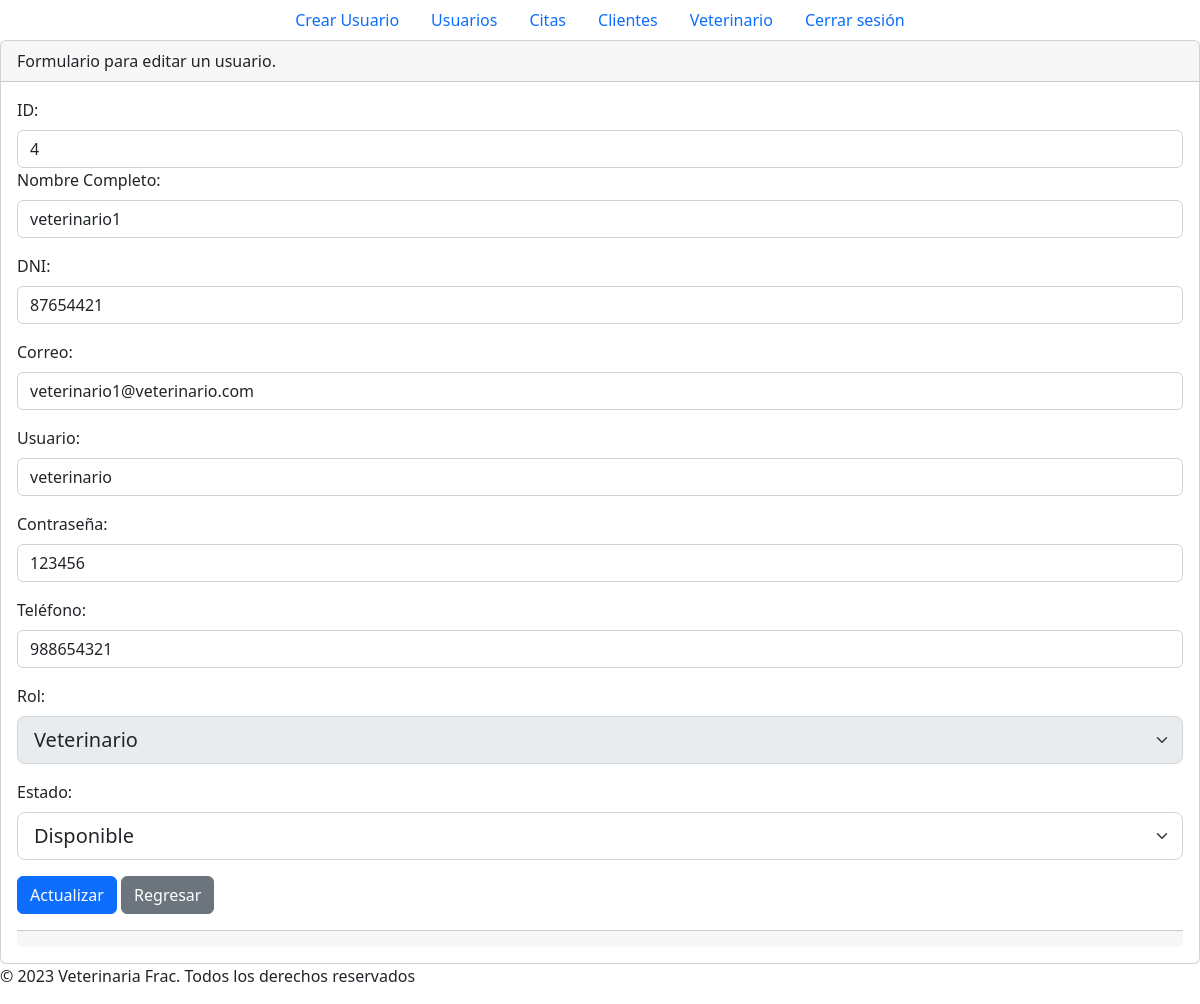
Page /secciones/veterinario/editar.php?id=1 on the committed database.
### tables this page shows
CREATE TABLE `persona` (
  `id` int(8) NOT NULL,
  `nombre` varchar(255) NOT NULL,
  `dni` int(8) NOT NULL,
  `correo` varchar(255) NOT NULL,
  `usuario` varchar(255) NOT NULL,
  `contrasenia` varchar(255) NOT NULL,
  `telefono` int(9) NOT NULL,
  `rol` varchar(255) NOT NULL,
  `estado` tinyint(1) NOT NULL
);

### secciones/veterinario/editar.php (the view, shortened to what this page needs)
<?php include("../../plantillas/header.php")?>
<?php
include("../../config/bd.php");
if(isset($_GET['id'])){
    $id_veterinario= $_GET['id'];
    $sql = "SELECT * FROM persona WHERE id = (SELECT id_persona FROM veterinario where id = '$id_veterinario')";
    $result = $conn->query($sql);
    $registro = $result->fetch_assoc();
    $id = $registro['id'];
    $nombre = $registro['nombre'];
    $dni = $registro['dni'];
    $correo = $registro['correo'];
    $usuario = $registro['usuario'];
    $contrasenia = $registro['contrasenia'];
    $telefono = $registro['telefono'];
}
?>
    <div class="card">
        <div class="card-header">
            <p class="card-text">Formulario para editar un usuario.</p>
        </div>
        <div class="card-body">
            <form action="<?php echo $_SERVER['PHP_SELF']; ?>" method="post">
                <div class="mb-3">
                  <label for="id" class="form-label">ID:</label>
                  <input type="text" readonly value="<?php echo $id; ?>"
                    class="form-control" readonly name="id" id="id" aria-describedby="helpId">
                <div class="mb-3">
                  <label for="nombre" class="form-label">Nombre Completo:</label>
                  <input type="text"  value="<?php echo $nombre; ?>"
                    class="form-control" name="nombre" id="nombre" aria-describedby="helpId" >
                </div>
                <div class="mb-3">
                  <label for="dni" class="form-label">DNI:</label>
                  <input type="text" value="<?php echo $dni; ?>"
                    class="form-control" name="dni" id="dni" aria-describedby="helpId" >
                </div>
                <div class="mb-3">
                  <label for="correo" class="form-label">Correo:</label>
                  <input type="text" value="<?php echo $correo; ?>"
                    class="form-control" name="correo" id="correo" aria-describedby="helpId" >
                </div>
                <div class="mb-3">
                  <label for="usuario" class="form-label">Usuario:</label>
                  <input type="text" value="<?php echo $usuario; ?>"
                    class="form-control" name="usuario" id="usuario" aria-describedby="helpId" >
                </div>
                <div class="mb-3">
                  <label for="contrasenia" class="form-label">Contraseña:</label>
                  <input type="text" value="<?php echo $contrasenia; ?>"
                    class="form-control" name="contrasenia" id="contrasenia" aria-describedby="helpId" >
                </div>
                <div class="mb-3">
                  <label for="telefono" class="form-label">Teléfono:</label>
                  <input type="text" value="<?php echo $telefono; ?>"
                    class="form-control" name="telefono" id="telefono" aria-describedby="helpId" >
                </div>
                <div class="mb-3">
                    <label for="rol" class="form-label">Rol:</label>
                    <select class="form-select form-select-lg" disabled name="rol" id="rol">
                        <option selected value="veterinario">Veterinario</option>
                    </select>
                </div>
                <div class="mb-3">
                    <label for="estado" class="form-label">Estado:</label>
                    <select class="form-select form-select-lg" name="estado" id="estado">
                        <option selected value="1">Disponible</option>
                    </select>
                </div>
                <button type="submit" class="btn btn-primary">Actualizar</button>
                <a href="index.php" class="btn btn-secondary">Regresar</a>
            </form>
        </div>
        <div class="card-footer text-muted"></div>
    </div>
<?php include("../../plantillas/footer.php")?>

### rows in the picture
persona: id "4", nombre "veterinario1", dni "87654421", correo "veterinario1@veterinario.com", usuario "veterinario", contrasenia "123456", telefono "988654321"
